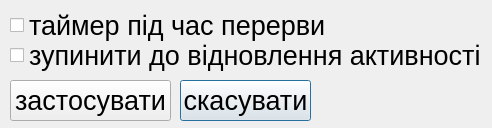
<?xml version="1.0" encoding="UTF-8"?>
<ui version="4.0">
 <class>Dialog</class>
 <widget class="QDialog" name="Dialog">
  <property name="geometry">
   <rect>
    <x>0</x>
    <y>0</y>
    <width>492</width>
    <height>128</height>
   </rect>
  </property>
  <property name="windowTitle">
   <string>Dialog</string>
  </property>
  <widget class="QPushButton" name="cancel_button">
   <property name="geometry">
    <rect>
     <x>180</x>
     <y>80</y>
     <width>131</width>
     <height>41</height>
    </rect>
   </property>
   <property name="font">
    <font>
     <pointsize>20</pointsize>
    </font>
   </property>
   <property name="text">
    <string>скасувати</string>
   </property>
  </widget>
  <widget class="QPushButton" name="ok_button">
   <property name="geometry">
    <rect>
     <x>10</x>
     <y>80</y>
     <width>161</width>
     <height>41</height>
    </rect>
   </property>
   <property name="font">
    <font>
     <pointsize>20</pointsize>
    </font>
   </property>
   <property name="text">
    <string>застосувати</string>
   </property>
  </widget>
  <widget class="QCheckBox" name="stop_box">
   <property name="geometry">
    <rect>
     <x>10</x>
     <y>40</y>
     <width>481</width>
     <height>31</height>
    </rect>
   </property>
   <property name="font">
    <font>
     <pointsize>20</pointsize>
    </font>
   </property>
   <property name="text">
    <string>зупинити до відновлення активності</string>
   </property>
  </widget>
  <widget class="QCheckBox" name="timer_box">
   <property name="enabled">
    <bool>true</bool>
   </property>
   <property name="geometry">
    <rect>
     <x>10</x>
     <y>10</y>
     <width>341</width>
     <height>31</height>
    </rect>
   </property>
   <property name="font">
    <font>
     <pointsize>20</pointsize>
    </font>
   </property>
   <property name="text">
    <string>таймер під час перерви</string>
   </property>
   <property name="checkable">
    <bool>true</bool>
   </property>
   <property name="checked">
    <bool>false</bool>
   </property>
   <property name="tristate">
    <bool>false</bool>
   </property>
  </widget>
 </widget>
 <resources/>
 <connections/>
</ui>
